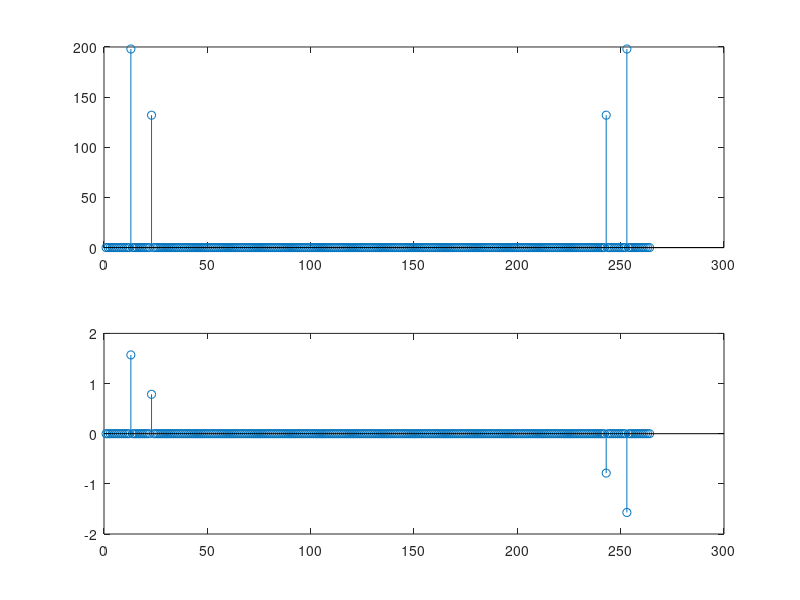

The MATLAB source for this figure:
clear all;
%The Frequency of Interest Is 1200 & 2200 Hz
f1 = 1200;                 %Frequency In Hz
f2 = 2200;                 %Frequency In Hz

fs = 26400;                %This Number Can be devided both by f1 & f2 
N = 264; 
Timestamps = [0:N-1]*(1/fs);        
step_size = fs / N;

Reference_Signal_1 = 1.5*cos((2* pi()*f1*Timestamps)+(3.1416/2));
Reference_Signal_2 = 1.0*cos((2* pi()*f2*Timestamps)+(3.1416/4));

Test_Signal = Reference_Signal_1 + Reference_Signal_2;

DFT_Test_Signal = fft(Test_Signal);

Magnitude_values = zeros(1,N);
Angle_values = zeros(1,N);
Angle_values = arg(DFT_Test_Signal);
for temp = 1 : N
  Magnitude_values(1,temp) = abs(DFT_Test_Signal(temp));
  if (Magnitude_values(1,temp) < 1)
    Angle_values(1,temp) = 0;
  else
    Angle_values(1,temp) = arg(DFT_Test_Signal(temp));;
  endif
endfor

figure 01
subplot(2,1,1);
stem(Magnitude_values);
subplot(2,1,2);
stem(Angle_values);

